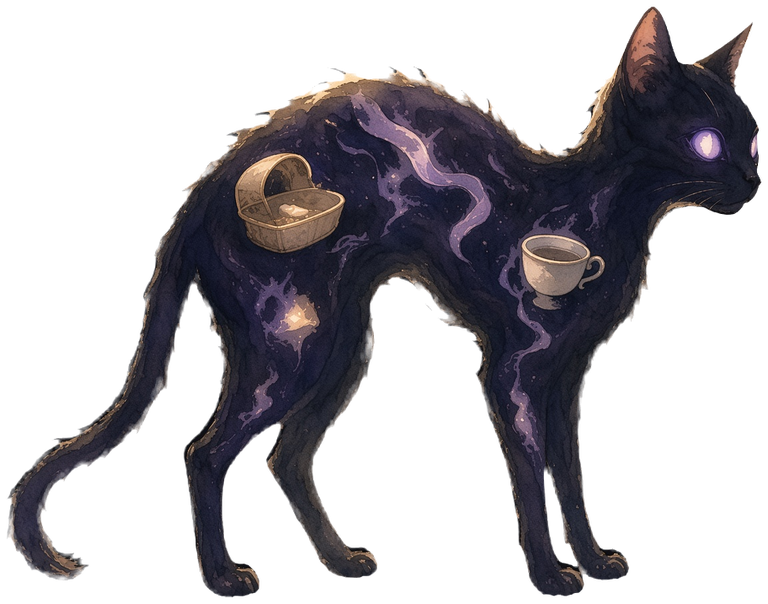
#> input picture src/assets/art/enemies/gatto.png, 768 x 604 px; its folder holds 3 pictures in this run
$ python rig_nemici.py
#> lines starting #> are read from the running program, lines starting #| are printed output that depends on the picture; after the words box and inside, x2 and y2 are one past the last pixel; in counts of white or black regions, pixels touching at a corner belong together
#!/usr/bin/env python3
"""Separa le parti mobili dei nemici dipinti.

Gatto: coda, testa e le quattro zampe (dal gomito/ginocchio in giù).
Vespa: ali e addome (col pungiglione).

Ogni pezzo resta sulla tela dell'immagine originale (src/assets/art/enemies/), così nel
motore basta ruotarlo o schiacciarlo attorno al suo perno (vedi src/game/enemy.gd).

Le cuciture sono morbide: il pezzo sfuma verso la cucitura e il corpo tiene una fascia di
pixel sotto di essa. A riposo pezzo + corpo ridanno l'immagine originale; quando
il pezzo ruota di poco la fascia copre il vuoto, senza tagli netti nella pelliccia.

uso: python3 tools/art/rig_nemici.py [--preview CARTELLA]
"""

import argparse
from pathlib import Path

import numpy as np
from PIL import Image, ImageDraw

ROOT = Path(__file__).resolve().parents[2]
ART = ROOT / "src/assets/art/enemies"

# Poligoni in pixel delle immagini prodotte da import_art.py. "seam" è la cucitura: il tratto del
# bordo che attraversa la figura (collo, anca, vita...). Solo lì il pezzo sfuma per "soft" pixel e
# il corpo tiene una fascia sotto di lui; gli altri bordi passano nel vuoto e restano netti.
# I perni corrispondenti sono in enemy.gd.
PARTS = {
    "gatto": {
        "coda": {"poly": [(0, 230), (186, 230), (194, 300), (184, 420), (176, 604), (0, 604)],
                 "seam": [(186, 230), (194, 300), (184, 420)], "soft": 5},
        # Zampe posteriori: si separano sotto l'anca (y ~425).
        "zampa_post_a": {"poly": [(186, 425), (262, 425), (264, 470), (268, 604), (186, 604)],
                         "seam": [(186, 425), (262, 425)], "soft": 6},
        "zampa_post_b": {"poly": [(264, 425), (350, 415), (360, 470), (392, 540), (392, 604), (268, 604), (264, 470)],
                         "seam": [(264, 425), (350, 415)], "soft": 6},
        # Zampe anteriori: si separano sotto il petto (y ~455); il confine segue lo spazio tra le zampe.
        "zampa_ant_a": {"poly": [(470, 455), (552, 455), (552, 520), (560, 553), (574, 562), (588, 572), (592, 604), (470, 604)],
                        "seam": [(470, 455), (552, 455)], "soft": 6},
        "zampa_ant_b": {"poly": [(552, 455), (640, 455), (640, 604), (592, 604), (588, 572), (574, 562), (560, 553), (552, 520)],
                        "seam": [(552, 455), (640, 455)], "soft": 6},
        # Testa: la cucitura attraversa il collo dalla nuca alla gola.
        "testa": {"poly": [(578, 0), (768, 0), (768, 262), (700, 240), (668, 228), (652, 214), (612, 175), (585, 140), (572, 110)],
                  "seam": [(668, 228), (652, 214), (612, 175), (585, 140), (572, 110)], "soft": 9},
    },
    "vespa": {
        "ali": {"poly": [(0, 0), (250, 0), (345, 168), (352, 204), (334, 228), (304, 246), (200, 258), (110, 256), (0, 140)]},
        # Addome col pungiglione: la cucitura è la vita; il bordo destro segue la zampa che gli passa davanti.
        "addome": {"poly": [(300, 260), (230, 259), (150, 270), (90, 330), (55, 480), (75, 640), (170, 725), (280, 772),
                            (345, 772), (348, 610), (328, 540), (319, 500), (311, 440), (304, 390), (294, 345),
                            (288, 318), (298, 300)],
                   "seam": [(300, 260), (298, 300), (288, 318), (294, 345)], "soft": 6},
    },
}


def _seam_distance(size: tuple, seam: list) -> np.ndarray:
    """Distanza in pixel di ogni punto della tela dalla spezzata della cucitura."""
    ys, xs = np.mgrid[0:size[1], 0:size[0]].astype(np.float32)
    best = np.full(xs.shape, np.inf, np.float32)
    for (ax, ay), (bx, by) in zip(seam, seam[1:]):
        dx, dy = bx - ax, by - ay
        t = np.clip(((xs - ax) * dx + (ys - ay) * dy) / max(dx * dx + dy * dy, 1e-6), 0.0, 1.0)
        best = np.minimum(best, np.hypot(xs - (ax + t * dx), ys - (ay + t * dy)))
    return best


def _smooth(x: np.ndarray) -> np.ndarray:
    x = np.clip(x, 0.0, 1.0)
    return x * x * (3.0 - 2.0 * x)


def _split(name: str, parts: dict, preview: Path | None) -> None:
#> called with name = 'gatto'
    img = Image.open(ART / f"{name}.png").convert("RGBA")
#> img is the input picture: PIL image 768x604 RGBA; mean R, G, B, A 33, 29.7, 36.3, 96.4
    px = np.asarray(img).astype(np.float32)
    keep = np.ones(img.size[::-1], np.float32)   # fattore alfa del corpo
    out_dir = ART / f"{name}_rig"
    out_dir.mkdir(parents=True, exist_ok=True)
    overlay = None
    if preview:
        overlay = Image.new("RGBA", img.size, (235, 235, 220, 255))
        overlay.alpha_composite(img)
    for part, spec in parts.items():
        poly = spec["poly"]
        soft = int(spec.get("soft", 0))
        hard = Image.new("L", img.size, 0)
        ImageDraw.Draw(hard).polygon(poly, fill=255)
        hard_a = np.asarray(hard, np.float32) / 255.0
        seam = spec.get("seam", [])
        if soft > 0 and len(seam) >= 2:
            # Lungo la cucitura il pezzo sale da 0 a 1 in 2*soft pixel; il corpo resta pieno fino a
            # 2*soft e sparisce entro 3*soft: a riposo la somma ridà l'immagine originale.
            dist = _seam_distance(img.size, seam)
            piece_f = hard_a * _smooth(dist / (2.0 * soft))
            body_cut = hard_a * _smooth((dist - 2.0 * soft) / soft)
        else:
            piece_f = hard_a
            body_cut = hard_a
        piece = px.copy()
        piece[..., 3] *= piece_f
        keep *= 1.0 - body_cut
        Image.fromarray(piece.round().clip(0, 255).astype(np.uint8), "RGBA").save(out_dir / f"{part}.png", optimize=True)
        print(f"  enemies/{name}_rig/{part}.png")
        if overlay is not None:
            ImageDraw.Draw(overlay).polygon(poly, outline=(255, 0, 80, 255), width=2)
#> this loop made 6 passes
#> pass 1, in _split, `hard_a = np.asarray(hard, np.float32) / 255.0`:
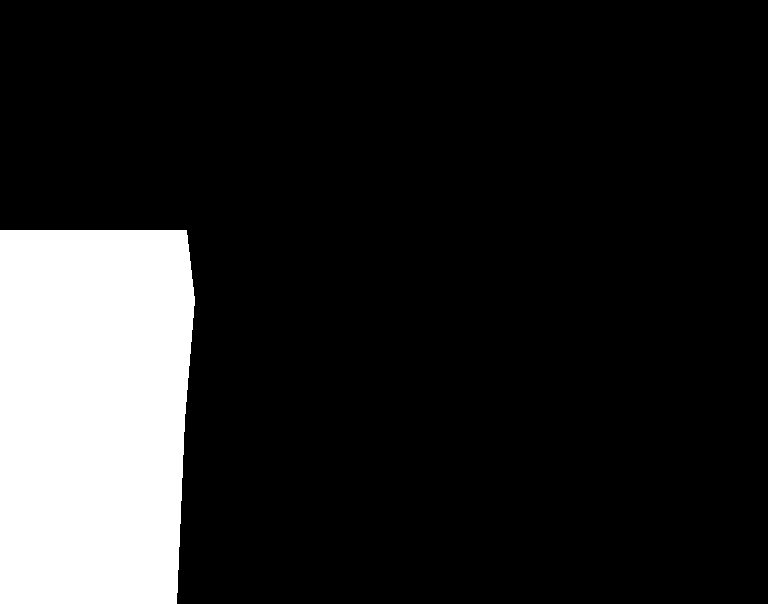
#> hard_a: shape (604, 768) float32; values 0 (black) and 1 (white), 15% white; 1 white region, box (x1, y1, x2, y2) and area: (0, 230, 195, 604) 69474
#> pass 1, in _smooth, `x = np.clip(x, 0.0, 1.0)`:
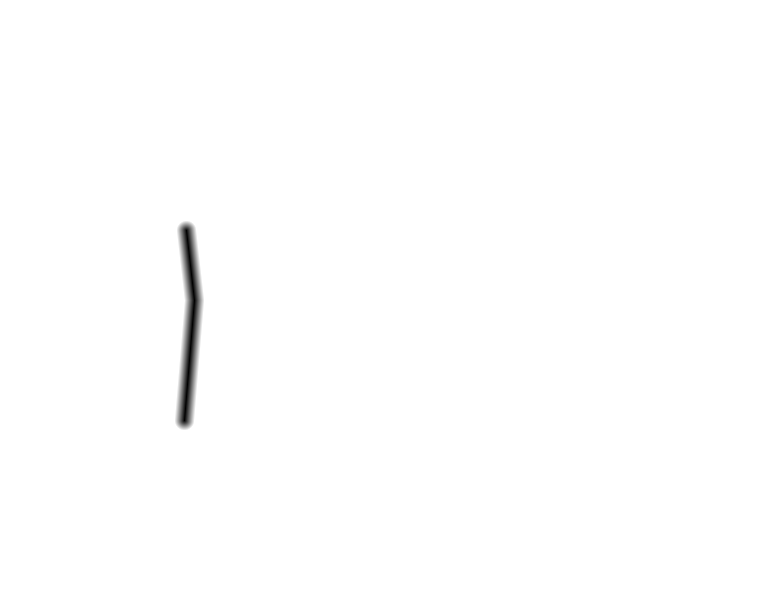
#> x: shape (604, 768) float32; min 0, max 1, mean 0.996
#> after the loop:
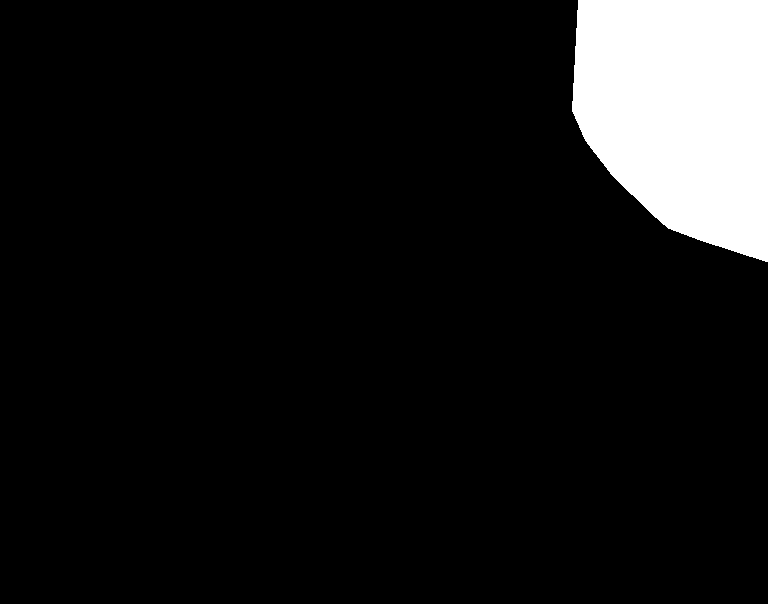
#> hard: PIL image 768x604 L; 8.9% white; 1 white region, box (x1, y1, x2, y2) and area: (572, 0, 768, 262) 41514
#> after the loop:
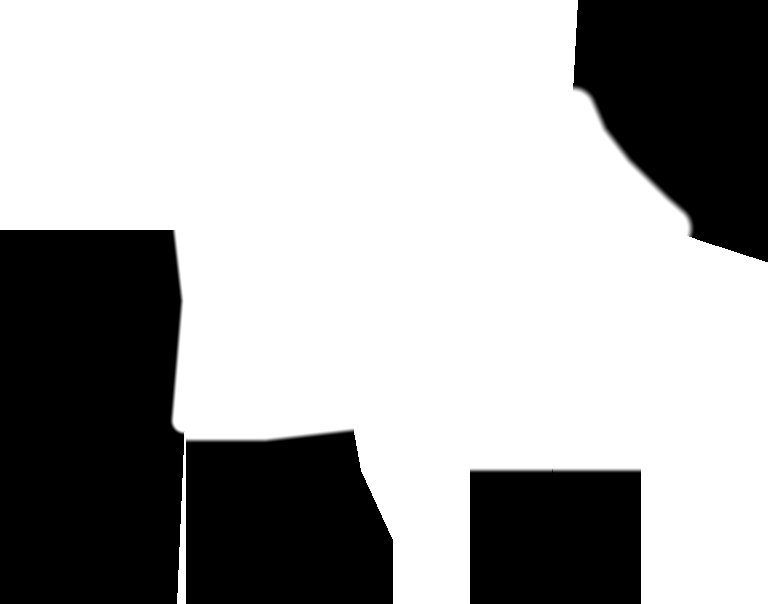
#> keep: shape (604, 768) float32; min 0, max 1, mean 0.657
#> after the loop:
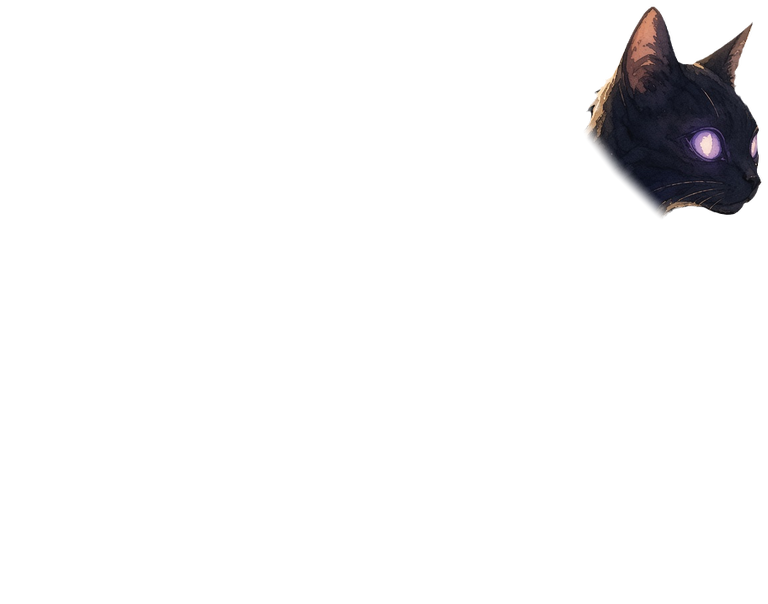
#> piece: shape (604, 768, 4) float32; mean R, G, B, A 33, 29.7, 36.3, 12.7; transparent parts drawn white
    rest = px.copy()
    rest[..., 3] *= keep
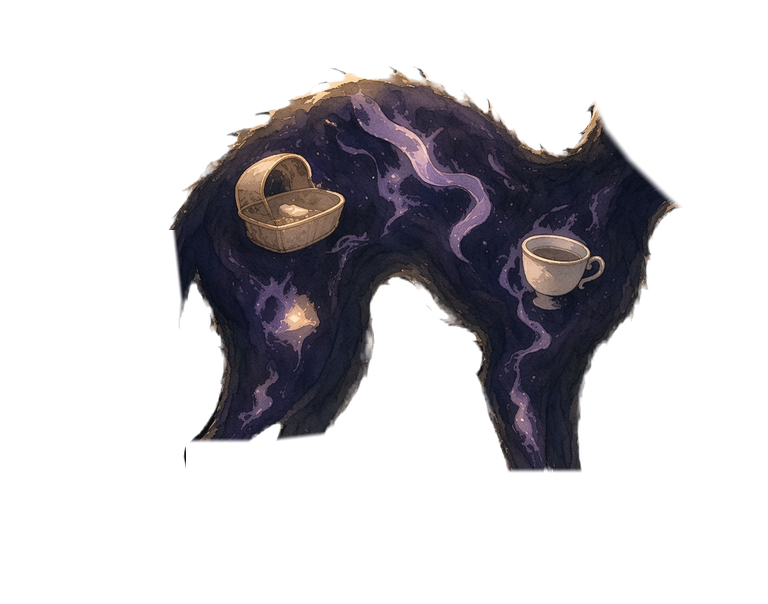
#> rest: shape (604, 768, 4) float32; mean R, G, B, A 33, 29.7, 36.3, 67.4; transparent parts drawn white
    Image.fromarray(rest.round().clip(0, 255).astype(np.uint8), "RGBA").save(out_dir / "corpo.png", optimize=True)
    print(f"  enemies/{name}_rig/corpo.png")
    if overlay is not None:
        overlay.save(preview / f"{name}_poligoni.png")


def main() -> None:
    ap = argparse.ArgumentParser(description=__doc__.splitlines()[0])
    ap.add_argument("--preview", type=Path, help="cartella dove salvare i poligoni disegnati sulle immagini")
    args = ap.parse_args()
    if args.preview:
        args.preview.mkdir(parents=True, exist_ok=True)
    for name, parts in PARTS.items():
        _split(name, parts, args.preview)
#> pass 2 of the loop in main, `for name, parts in PARTS.items():`:
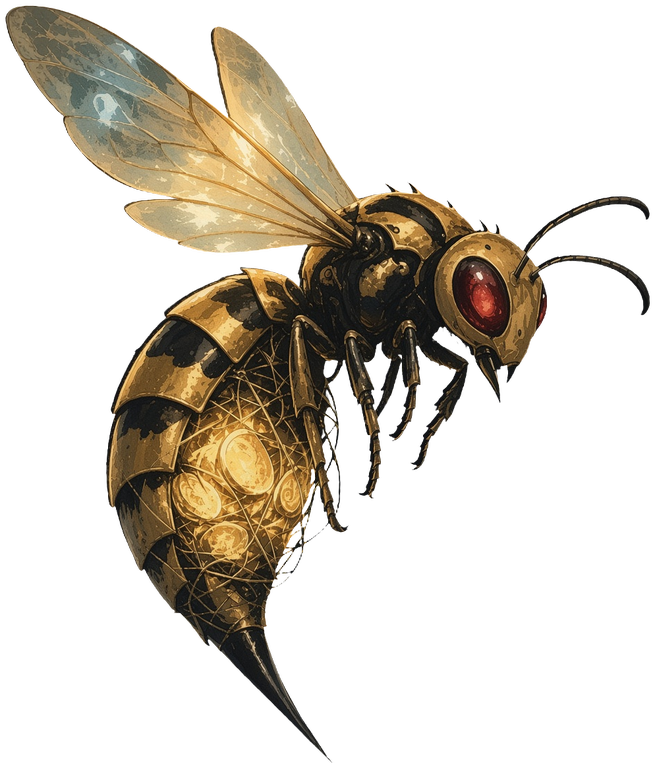
#> input picture src/assets/art/enemies/vespa.png, 655 x 768 px
#> in _split, img is the input picture: PIL image 655x768 RGBA; mean R, G, B, A 51.4, 45, 35.4, 76.6
#> px: shape (768, 655, 4) float32
#> the loop in _split (call 2), `for part, spec in parts.items():` made 2 passes
#> pass 1, in _split (call 2), `hard_a = np.asarray(hard, np.float32) / 255.0`:
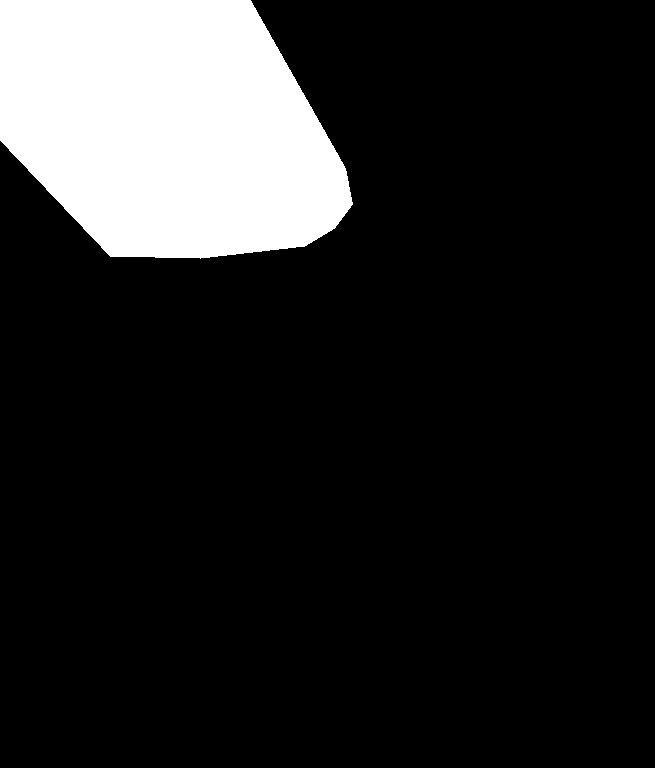
#> hard_a: shape (768, 655) float32; values 0 (black) and 1 (white), 14.6% white; 1 white region, box (x1, y1, x2, y2) and area: (0, 0, 353, 259) 73213
#> in _split (call 2), `rest[..., 3] *= keep`:
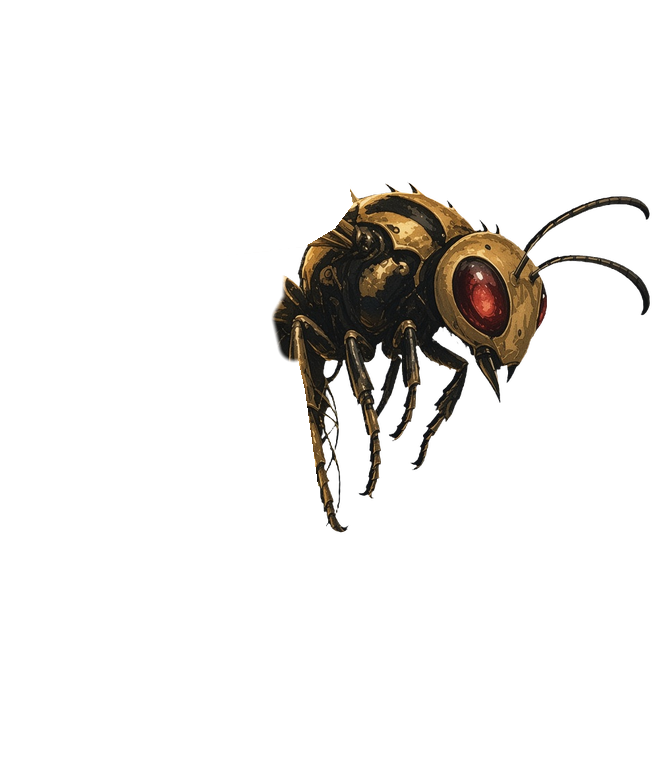
#> rest: shape (768, 655, 4) float32; mean R, G, B, A 51.5, 45.1, 35.4, 22.8; transparent parts drawn white


if __name__ == "__main__":
    main()
